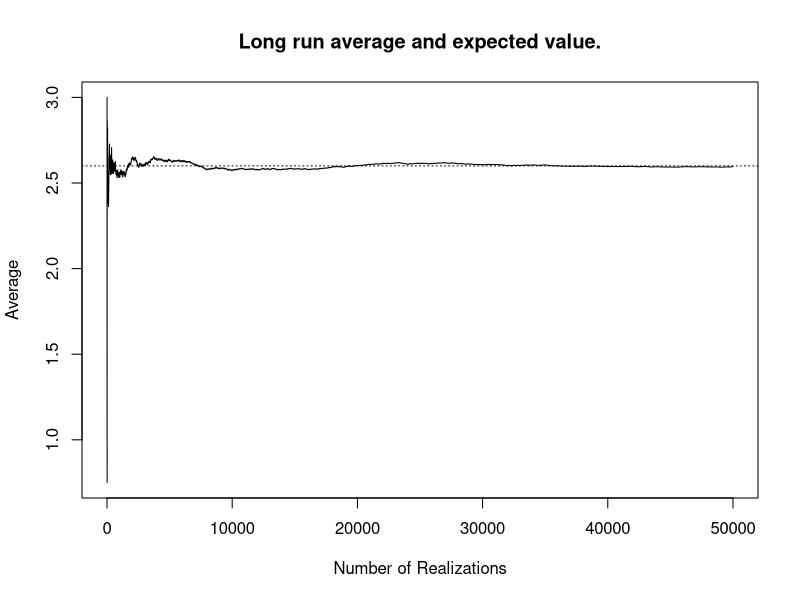
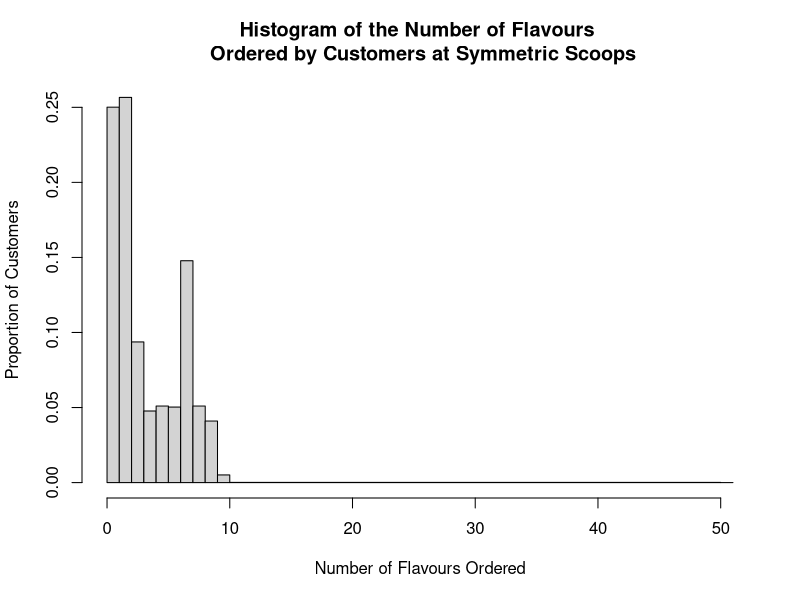

These figures' R source, in order:
## ---- chunk 1
#| echo: false
#| label: fig-plot
#| fig-cap: "This plot produces 50000 realizations of the random variable described in @exm-expected-value-one. As computed in the example, the expected value is 2.6. As many repeated observations are averaged, the empirical average converges to this computed value."

set.seed(31415)
d_draws <- 50000
vals <- 0:9
probs <- c(0.25, 0.3, 0.1, rep(0.05, 7))
realizations <- sample(x = vals, size = d_draws, prob = probs, replace = TRUE)

x <- 1:d_draws
y <- cumsum(realizations)/x

plot(y ~ x, main = "Long run average and expected value.", ylab = "Average", xlab = "Number of Realizations", type = 'l')
abline(h=2.6, lty=3)
## ---- chunk 2
#| echo: false
#| label: symmetric_scoops_graph
#| cache: true
set.seed(31415)
results <- sample(size = 10000, x = c(1,2,3,4,5,6,7,8,9,10,50), prob = c(0.25,0.25,0.1,0.05,0.05,0.05,0.15,0.05,0.04,0.005,0.005), replace = TRUE)
hist(results,
main = "Histogram of the Number of Flavours \n Ordered by Customers at Symmetric Scoops", 
ylab = "Proportion of Customers",
xlab = "Number of Flavours Ordered",
breaks = c(0,1,2,3,4,5,6,7,8,9,10,50,51))
